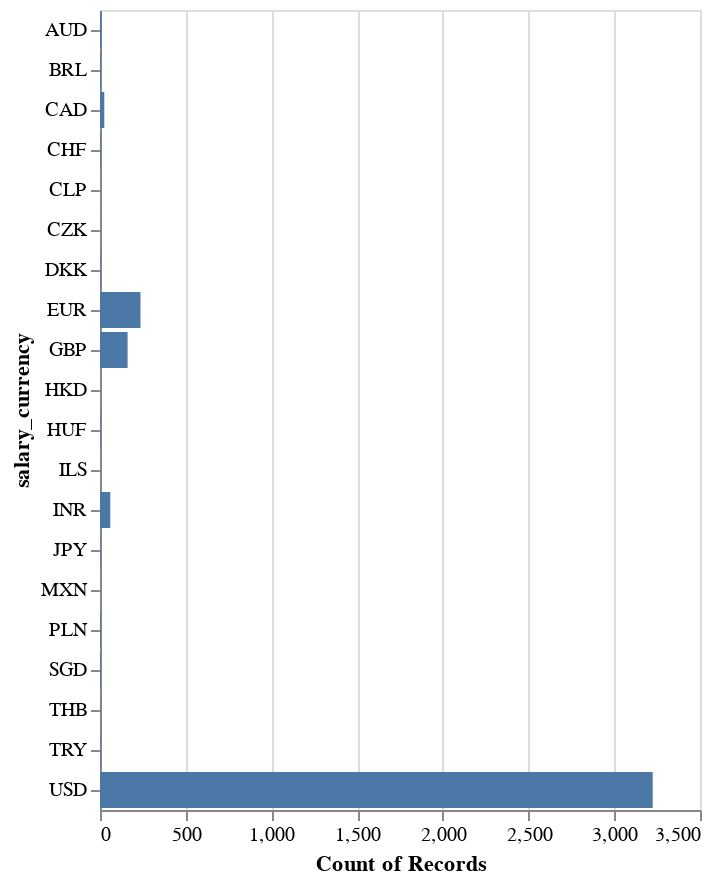

Write notebook code for a chart like this one.
### Code cell
import pandas as pd
import altair as alt

df=pd.read_csv('ds_salaries.csv')
alt.themes.enable("dark")

alt.Chart(df).mark_bar().encode(
    x='count()',
    y='salary_currency'
)

### Figure 1 — Vega-Lite specification as saved in the notebook (floating-point values rounded to 4 significant figures; data arrays with more than 128 entries replaced by an {"elided": "..."} marker saying what was removed)
{"usermeta": {"embedOptions": {"theme": "dark"}}, "config": {"view": {"continuousWidth": 300, "continuousHeight": 300}}, "data": {"name": "data-2abd5e3a76b2610869c698a6f5adde06"}, "mark": {"type": "bar"}, "encoding": {"x": {"aggregate": "count", "type": "quantitative"}, "y": {"field": "salary_currency", "type": "nominal"}}, "$schema": "https://vega.github.io/schema/vega-lite/v5.8.0.json", "datasets": {"data-2abd5e3a76b2610869c698a6f5adde06": {"elided": "3755 records"}}}
